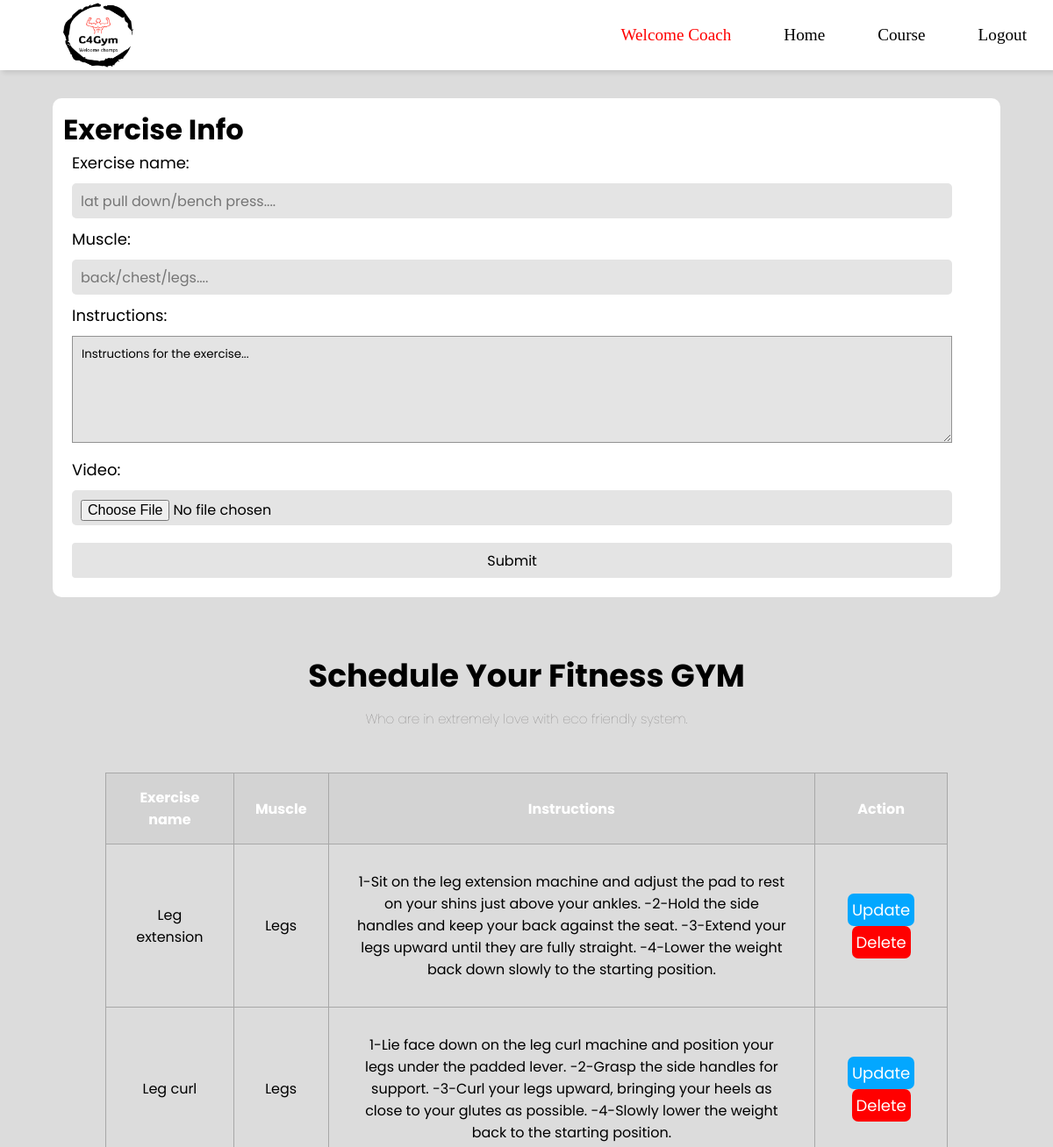
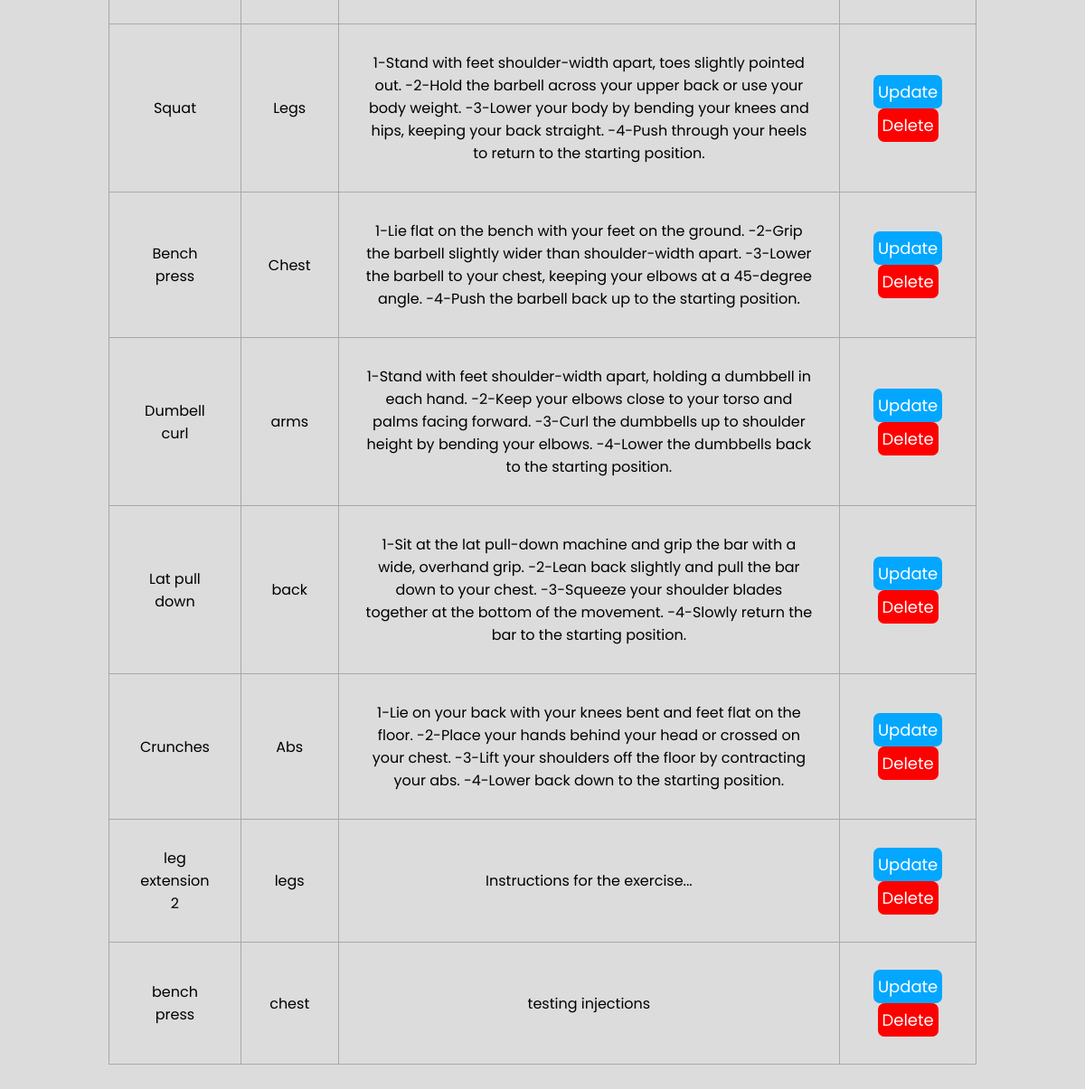
Page /course-add.php (signed in) on the committed database (2 pictures, top to bottom).
### tables this page shows
CREATE TABLE `courses` (
  `courseId` int(255) NOT NULL,
  `coach_id` int(255) NOT NULL,
  `video_id` int(255) NOT NULL,
  `name` varchar(50) NOT NULL,
  `instructions` mediumtext NOT NULL,
  `muscle` varchar(50) NOT NULL
);

### course-add.php (the view, shortened to what this page needs)
<?php
require('db_connect.php');
$coach_id=$_SESSION['coach_id'];
?>
<!DOCTYPE html>
<html lang="en">
<head>
    <link rel="stylesheet" href="./css/course-add.css">
</head>
<body>
     <nav>
        <ul>
          <li id="logo"><img src="./images/c4gym-high-resolution-logo-transparent.png" style=" width: 80px;height: 80px;"></li>
          <li class="hideOnMobile"><a href="" style="font-family:Brush Script MT, Brush Script Std, cursive ;color:red" >Welcome Coach</a></li>
          <li class="hideOnMobile"><a href="coach.php">Home</a></li>
          <li class="hideOnMobile"><a href="course-add.php">Course</a></li>
          <li class="hideOnMobile"><a href="Logout-coach.php">Logout</a></li>
        </ul>
      </nav>
<div class="container">
    <form action="" method="post" enctype="multipart/form-data">
        <h1>Exercise Info</h1>
        <label for="Exercise">Exercise name:</label><br>
        <input type="text" name="Exercise" placeholder="lat pull down/bench press...." required>
        <label for="muscle">Muscle:</label><br>
        <input type="text" name="muscle" placeholder="back/chest/legs...." required>
        <label for="instructions">Instructions:</label><br>
        <textarea name="instructions" rows="5" cols="80" required>Instructions for the exercise...</textarea><br>
        <label for="video">Video:</label><br>
        <input type="file" name="video" required>
    <input type="submit" id="submit-button">
    </form>
    <div class="tablecontainer">
        <h1>Schedule Your Fitness GYM</h1>
        <p>Who are in extremely love with eco friendly system. </p>
    <div>
        <table>
        <tr>
            <th>Exercise name</th>
            <th>Muscle</th>
            <th>Instructions</th>
            <th>Action</th>
        </tr>
       <?php
        $sql4="SELECT * FROM courses WHERE coach_id = $coach_id";
        $result = $conn->query($sql4);
        if($result){
          while($row =mysqli_fetch_assoc($result)){
            echo '
              <tr>
              <td>'.$row['name'].'</td>
              <td>'.$row['muscle'].'</td>
              <td>'.$row['instructions'].'</td>
              <td><button id="update"><a href="update-course.php?updateid='.$row['courseId'].'" style="color: white; text-decoration:none;font-size:large;">Update</a></button>
              <button id="delete"><a href="delete-course.php?deleteid='.$row['courseId'].'" style="color: white; text-decoration:none;font-size:large;">Delete</a></button>
              </td>
              </tr>
            ';
          }
        }
       ?>
        </table>
    </div>
    </div>
</div>
</body>
</html>

### css/course-add.css (style rules this page uses)
* { margin: 0; padding: 0; box-sizing: border-box; font-family: "Poppins", sans-serif; }
body { background-color: #dcdcdc; height: auto; }
nav { background-color: white; box-shadow: 3px 3px 5px rgba(0, 0, 0, 0.1); position: fixed; top: 0; width: 100%; z-index: 999; }
nav ul { width: 100%; list-style: none; display: flex; justify-content: flex-end; align-items: center; height: 80px; }
nav li { height: 100%; }
nav a { height: 100%; padding: 0 30px; font-size: larger; font-weight: 500; font-family: cursive; text-decoration: none; display: flex; align-items: center; color: black; }
nav li:first-child { margin-right: auto; }
#logo { display: flex; align-items: center; margin-left: 6%; }
.container { margin-top: 100px; width: 100%; display: flex; flex-direction: column; align-items: center; }
form { width: 40%; margin: 1%; padding: 1%; background-color: white; border-radius: 10px; height: 60%; }
form input { width: 95%; height: 40px; margin: 10px; border: none; border-radius: 5px; background-color: rgb(228, 228, 228); padding: 10px; font-size:medium; }
form textarea { margin: 10px; width: 95%; padding: 10px; background-color: rgb(228, 228, 228); border: 0.1px solid rgb(146, 146, 146); }
form label { font-size: large; margin-left: 10px; }
#submit-button { height: 40px; padding: 5px; border: none; border-radius: 4px; }
.tablecontainer { width: 100%; text-align: center; overflow-x: auto; padding: 50px 0; }
.tablecontainer h1 { font-size: 36px; margin-bottom: 0; }
.tablecontainer p { margin-top: 10px; font-size: 15px; font-weight: lighter; color: #6f6d6d; }
table { margin: 50px auto; width: 80%; border-collapse: collapse; }
#update { background-color: rgb(3, 167, 255); border: none; padding: 5px; border-radius: 7px; }
#delete { background-color: red; border: none; padding: 5px; border-radius: 7px; }
th { padding: 15px; border: 1px solid #a8a8a8; height: 45px; }
td { padding: 30px; border: 1px solid #a8a8a8; height: 45px; }
th:first-child, td:first-child { min-width: auto; height: 20px; }
tr:first-child { background-color: lightgray; color: white; }
@media screen and (orientation:portrait) { form { width: 90%; } }

### rows in the picture
courses: name "Leg extension", muscle "Legs", instructions "1-Sit on the leg extension machine and adjust the pad to rest on your shins just above your ankles. -2-Hold the side handles and keep your back against the seat. -3-Extend your legs upward until they are fully straight. -4-Lower the weight back down slowly to the starting position."
courses: name "Leg curl", muscle "Legs", instructions "1-Lie face down on the leg curl machine and position your legs under the padded lever. -2-Grasp the side handles for support. -3-Curl your legs upward, bringing your heels as close to your glutes as possible. -4-Slowly lower the weight back to the starting position."
courses: name "Squat", muscle "Legs", instructions "1-Stand with feet shoulder-width apart, toes slightly pointed out. -2-Hold the barbell across your upper back or use your body weight. -3-Lower your body by bending your knees and hips, keeping your back straight. -4-Push through your heels to return to the starting position."
courses: name "Bench press", muscle "Chest", instructions "1-Lie flat on the bench with your feet on the ground. -2-Grip the barbell slightly wider than shoulder-width apart. -3-Lower the barbell to your chest, keeping your elbows at a 45-degree angle. -4-Push the barbell back up to the starting position."
courses: name "Dumbell curl", muscle "arms", instructions "1-Stand with feet shoulder-width apart, holding a dumbbell in each hand. -2-Keep your elbows close to your torso and palms facing forward. -3-Curl the dumbbells up to shoulder height by bending your elbows. -4-Lower the dumbbells back to the starting position."
courses: name "Lat pull down", muscle "back", instructions "1-Sit at the lat pull-down machine and grip the bar with a wide, overhand grip. -2-Lean back slightly and pull the bar down to your chest. -3-Squeeze your shoulder blades together at the bottom of the movement. -4-Slowly return the bar to the starting position."
courses: name "Crunches", muscle "Abs", instructions "1-Lie on your back with your knees bent and feet flat on the floor. -2-Place your hands behind your head or crossed on your chest. -3-Lift your shoulders off the floor by contracting your abs. -4-Lower back down to the starting position."
courses: name "leg extension 2", muscle "legs", instructions "Instructions for the exercise..."
courses: name "bench press", muscle "chest", instructions "testing injections"
